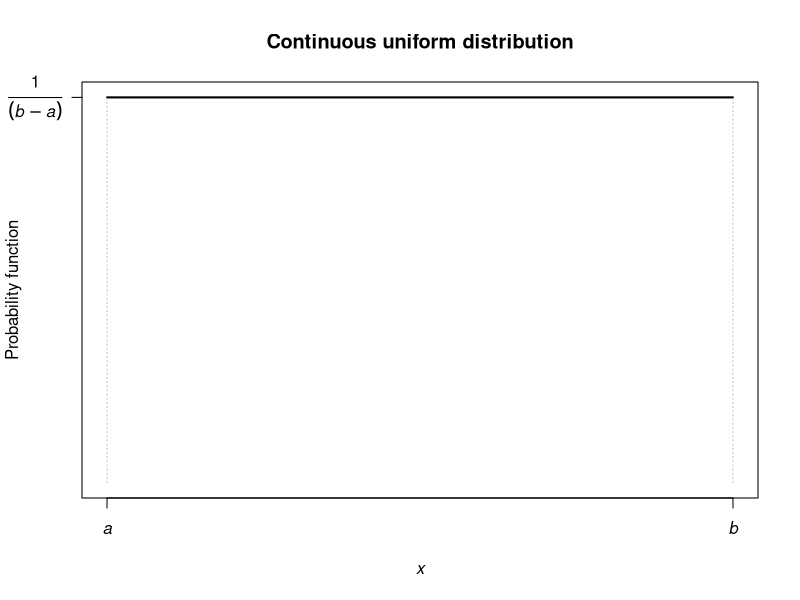
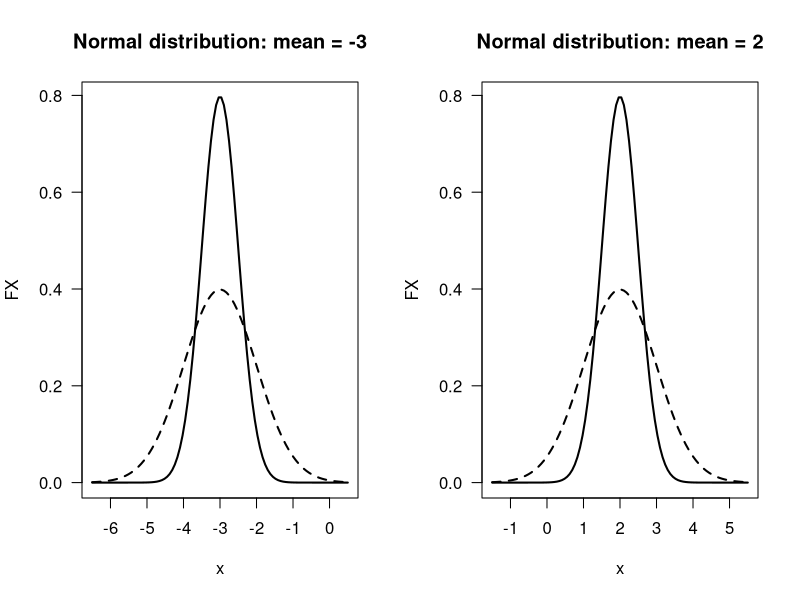
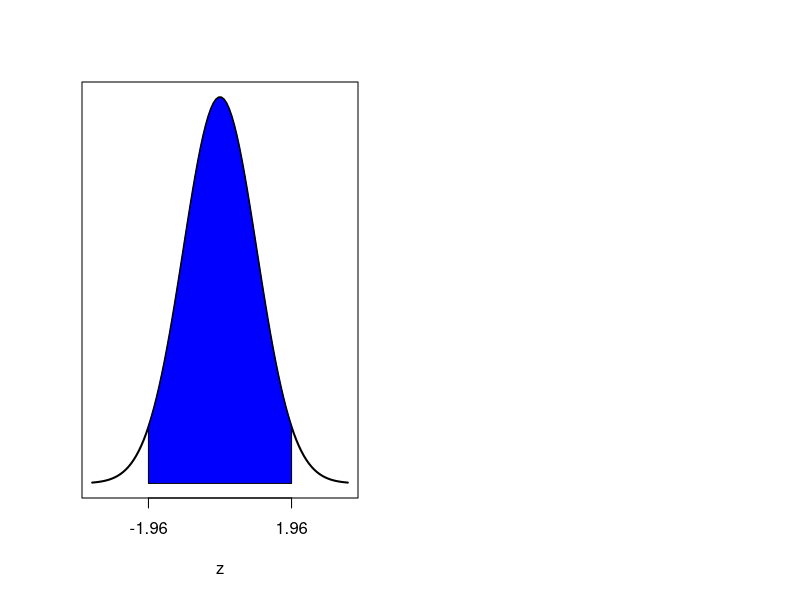
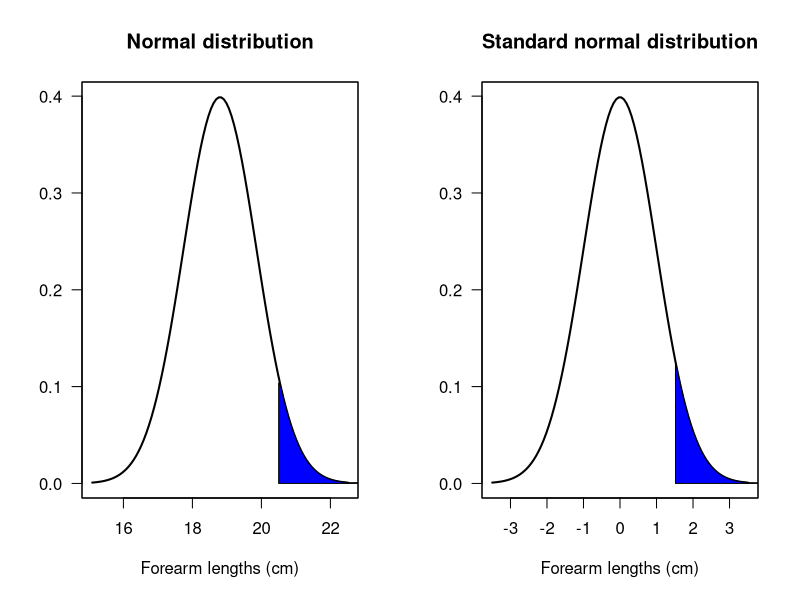
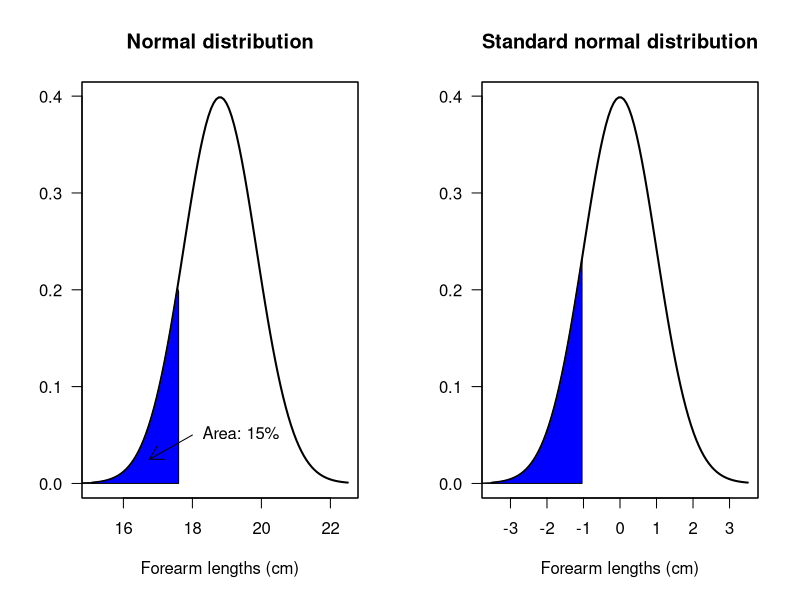
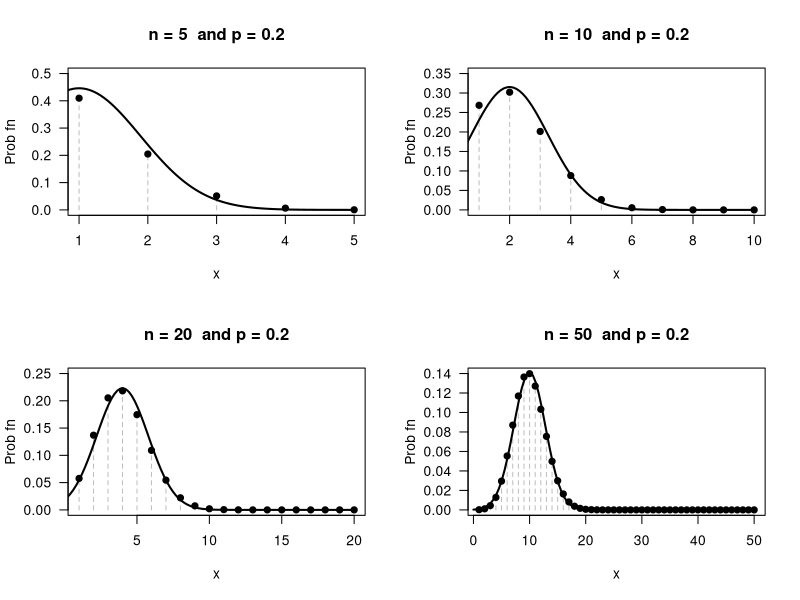
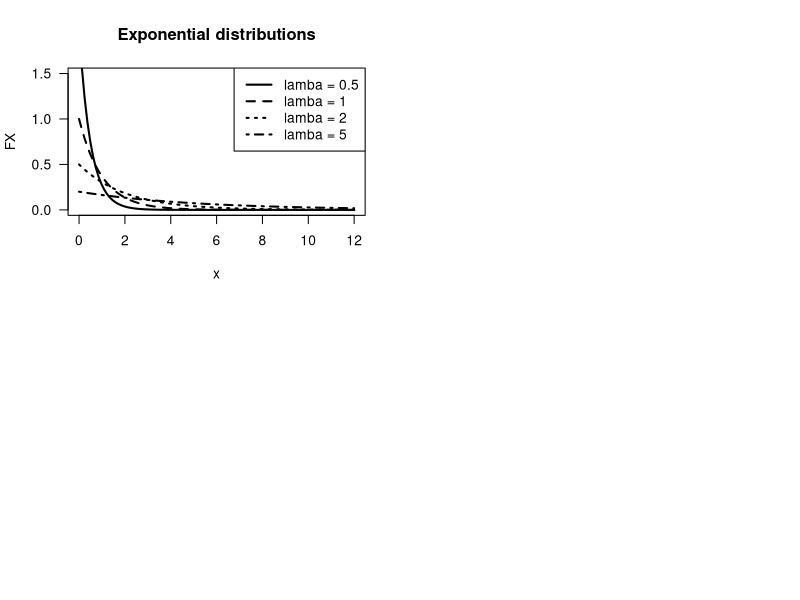
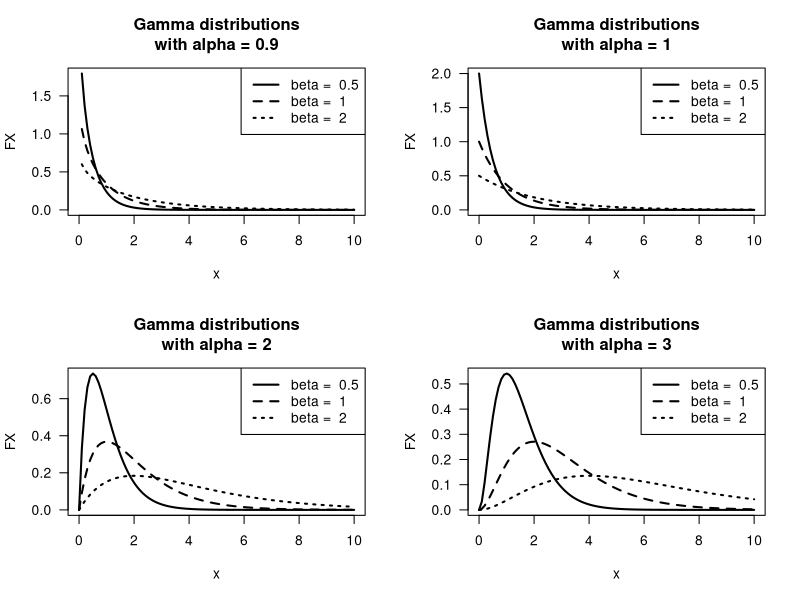

Here is the R script that generated these plots, in order:
## ---- chunk 1
plot( x = c(1, 7),
      y = c(0, 1),
      type = "n",
      xlab = expression(italic(x)),
      ylab = "Probability function",
      axes = FALSE,
      main = "Continuous uniform distribution")

axis(side = 1,
     at = c(1, 7),
     labels = c(expression(italic(a)), 
                expression(italic(b)) ) )
axis(side = 2,
     at = 1,
     label = expression(frac(1, (italic(b) - italic(a))) ),
     las = 1)
box()

lines( x = c(1, 7),
       y = c(1, 1),
       lwd = 2)
lines( x = c(1, 1),
       y = c(0, 1),
       col = "grey",
       lty = 3)
lines( x = c(7, 7),
       y = c(0, 1),
       col = "grey",
       lty = 3)
## ---- chunk 2

par(mfrow = c(1, 2))

z <- seq(-3.5, 3.5,
         length = 100)

mu <- c(-3, 2)
sigma <- c(0.5, 1)

for (i in (1:2)){
   x <- mu[i] + z * max(sigma)
   plot( x,
         dnorm(x, 
               mean = mu[i], 
               sd = sigma[1]),
         type = "l",
         xlab = "x",
         ylab = "FX",
         lwd = 2,
         las = 1,
         main = paste("Normal distribution: mean =", mu[i])
         )
   lines( x,
         dnorm(x, 
               mean = mu[i], 
               sd = sigma[2]),
         lty = 2,
         lwd = 2)
   
}
## ---- chunk 3

z <- seq(-3.5, 3.5,
         length = 100)
fz <- dnorm( z )

plot(fz ~ z,
     type = "l",
     lwd = 2,
     xlab = "z",
     ylab = "",
     axes = FALSE)
axis(side = 1,
     at = c(-1.96, 1.96))
polygon( x = c(-1.96, -1.96,
               z[ (z > -1.96) & (z < 1.96) ],
               1.96, 1.96),
         y = c(0, dnorm(-1.96),
               fz[ (z > -1.96) & (z < 1.96) ],
               dnorm(1.96), 0),
         col = "blue")
box()

## ---- chunk 4

par( mfrow = c(1, 2))

mu <- 18.80
sigma <- sqrt(1.120)

z <- seq(-3.5, 3.5,
         length = 100)
x <- mu + z * sigma
  
fz <- dnorm( z )

plot(fz ~ x,
     type = "l",
     lwd = 2,
     las = 1,
     xlab = "Forearm lengths (cm)",
     ylab = "",
     main = "Normal distribution")
polygon( x = c(20.5, 20.5,
               x[ (x > 20.5) ],
               25, 25),
         y = c(0, dnorm(20.5, mean = mu, sd = sigma),
               fz[ (x > 20.5) ],
               dnorm(25, mean = mu, sd = sigma), 0),
         col = "blue")
box()



plot(fz ~ z,
     type = "l",
     lwd = 2,
     las = 1,
     xlab = "Forearm lengths (cm)",
     ylab = "",
     main = "Standard normal distribution")
polygon( x = c(1.52, 1.52,
               z[ (z > 1.52) ],
               5, 5),
         y = c(0, dnorm(1.52),
               fz[ (z > 1.52) ],
               dnorm(5), 0),
         col = "blue")
box()

## ---- chunk 5

par( mfrow = c(1, 2))

mu <- 18.80
sigma <- sqrt(1.120)

z <- seq(-3.5, 3.5,
         length = 100)
x <- mu + z * sigma
  
fz <- dnorm( z )

plot(fz ~ x,
     type = "l",
     lwd = 2,
     las = 1,
     xlab = "Forearm lengths (cm)",
     ylab = "",
     main = "Normal distribution")
polygon( x = c(10, 10,
               x[ (x < 17.6) ],
               17.6, 17.6),
         y = c(0, dnorm(10, mean = mu, sd = sigma),
               fz[ (x < 17.6) ],
               dnorm(17.6, mean = mu, sd = sigma), 0),
         col = "blue")
box()
arrows( 18, 0.05,
       16.75, 0.025,
       length = 0.15)
text(18, 0.05,
     label = "Area: 15%",
     pos = 4)


plot(fz ~ z,
     type = "l",
     lwd = 2,
     las = 1,
     xlab = "Forearm lengths (cm)",
     ylab = "",
     main = "Standard normal distribution")
polygon( x = c(-4, -4,
               z[ (x < 17.6) ],
               -1.04, -1.04),
         y = c(0, dnorm(-5),
               fz[ (x < 17.6) ],
               dnorm(-1.04), 0),
         col = "blue")
box()
arrows( 18, 0.05,
       16.75, 0.025,
       length = 0.15)
text(18, 0.05,
     label = "Area: 15%",
     pos = 4)
## ---- chunk 6
par( mfrow = c(2, 2))

n <- c(5, 10, 
         20, 50)
p <- c(0.2, 0.2,
       0.2, 0.2)
ylim <- c(0.5, 0.35,
          0.25, 0.14)

for (i in (1:4)){
  ni <- n[i]
  pi <- p[i]
  
  mn <- ni * pi
  sd <- sqrt( ni * pi * (1 - pi) )
  
  xBinomial <- 1:ni
  xNormal <- seq(0, ni,
                 length = 100)
    
  yBinomial <- dbinom(xBinomial,
                      size = ni,
                      prob = pi)
  yNormal <- dnorm(xNormal, 
                   mean = mn,
                   sd = sd) 
  plot( x = xBinomial,
        y = yBinomial,
        xlab = "x",
        ylab = "Prob fn",
        type = "h",
        ylim = c(0, ylim[i]),
        las = 1,
        lty = 2,
        col = "grey",
        main = paste("n =", ni," and p =", pi))
  points( x = xBinomial,
          y = yBinomial,
          pch = 19)
  lines( x = xNormal,
         y = yNormal,
         lwd = 2)
}


## ---- chunk 7
# Exact
sum( dbinom(x = 35:100,
            size = 100,
            prob = 0.30))
# Normal approx
1 - pnorm(35, 
          mean = 30,
          sd = sqrt(21))
# Normal approx with continuity correction
1 - pnorm(34.5, 
          mean = 30,
          sd = sqrt(21))
## ---- chunk 8
CCTable <- array( "",
                  dim = c(6, 5) )
colnames(CCTable) <- c("Event (binomial)",
                       "Prob (binomial)",
                       "",  # Spacer
                       "Event (normal)",
                       "Prob (normal)")
CCTable[1, ] <- c("\\Pr(X<10)",
                  "",
                  "",
                  "\\Pr(Y<9.5)",
                  "")
CCTable[, 1] <- c("\\Pr(X<10)",
                  "\\Pr(X\\le 15)",
                  "\\Pr(X > 17)",
                  "\\Pr(X \\ge 21)",
                  "\\Pr(X = 16)",
                  "\\Pr(15 < X \\le 17)")

knitr::kable(CCTable,
             caption = "Some events and their probabilities, computed using the binomial distribution (exact) and the normal approximation using the continuity correction. The accuracy of the approximation is very good.")

## ---- chunk 9
x <- seq(0, 12,
         length = 100)

lambda <- c(0.5, 1, 2, 5)

for (i in (1:length(lambda))){
  if (i == 1) {
     plot(x = x,
          y = dexp(x,
                   rate = 1/lambda[i]),
          xlab = "x",
          ylab = "FX",
          lwd = 2,
          las = 1,
          ylim = c(0, 1.5),
          type = "l",
          main = "Exponential distributions")
  } else {
    lines(x = x,
          y = dexp(x,
                   rate = 1/lambda[i]),
          lty = i,
          lwd = 2)
  }
}

legend( "topright",
        lty = 1:4,
        lwd = 2,
        legend = paste("lamba =",lambda)
        )
## ---- chunk 10

par( mfrow = c(2, 2))

alpha <- c(0.9, 1,
           2, 3)
beta <- c(0.5, 1, 2)

x <- seq(0, 10,
         length = 100)

for (i in (1:length(alpha))){
  alphai <- alpha[i]
  
  plot(x = x,
       y = dgamma(x,
                  shape = alphai,
                  scale = beta[1]),
       xlab = "x",
       ylab = "FX",
       las = 1,
       lwd = 2,
       type = "l",
       main= paste("Gamma distributions\nwith alpha =", alphai))
  
  lines( x = x,
         y = dgamma(x,
                  shape = alphai,
                  scale = beta[2]),
         lty = 2,
         lwd = 2)
  lines( x = x,
         y = dgamma(x,
                  shape = alphai,
                  scale = beta[3]),
         lty = 3,
         lwd = 2)
  legend("topright",
         lwd = 2,
         lty = 1:3,
         legend = paste("beta = ", beta))
}
## ---- chunk 11
# Integrate
integrate(dgamma, # The gamma distribution probability function
          lower = 3,
          upper = Inf,  # "Inf" means "infinity"
          shape = 2,
          scale = 1)

# Directly
1 - pgamma(3,
           shape = 2,
           scale = 1)
## ---- chunk 12
x <- seq(0, 1, 
         length = 100)

m <- c( 3, 4, 6)
n <- c(7, 4, 2)


plot( x = x,
      y = dbeta(x = x,
                shape1 = m[1],
                shape2 = n[1]),
      xlab = expression(italic(x)),
      ylab = "Probability function",
      lwd = 2,
      type = "l",
      las = 1,
      main = "Beta distributions")
lines( x = x,
       y = dbeta(x = x,
                 shape1 = m[2],
                 shape2 = n[2]),
       lty = 2)
lines( x = x,
       y = dbeta(x = x,
                 shape1 = m[3],
                 shape2 = n[3]),
       lty = 3)

legend("bottom",
       lty = 1:3,
       lwd = 2,
       legend = c( paste("m =", m[1], "and n =", n[1]),
                   paste("m =", m[2], "and n =", n[2]),
                   paste("m =", m[3], "and n =", n[3]) )
)
